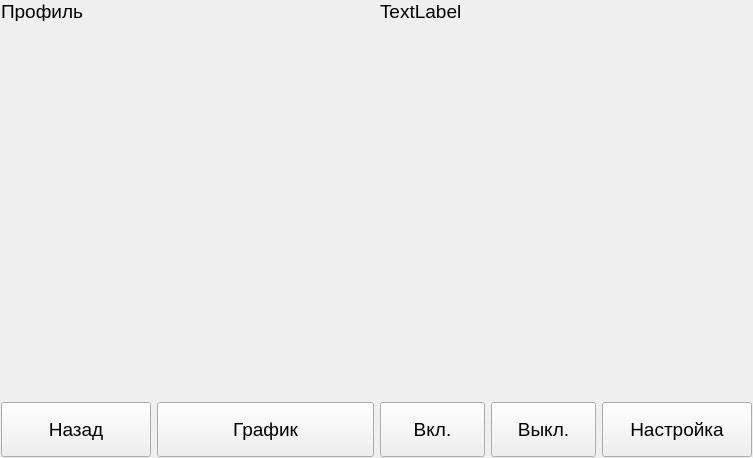
<?xml version="1.0" encoding="UTF-8"?>
<ui version="4.0">
 <class>LightOwerviewFrame</class>
 <widget class="QWidget" name="LightOwerviewFrame">
  <property name="geometry">
   <rect>
    <x>0</x>
    <y>0</y>
    <width>753</width>
    <height>458</height>
   </rect>
  </property>
  <property name="font">
   <font>
    <pointsize>14</pointsize>
   </font>
  </property>
  <property name="windowTitle">
   <string>Form</string>
  </property>
  <layout class="QGridLayout" name="gridLayout">
   <property name="leftMargin">
    <number>1</number>
   </property>
   <property name="topMargin">
    <number>1</number>
   </property>
   <property name="rightMargin">
    <number>1</number>
   </property>
   <property name="bottomMargin">
    <number>1</number>
   </property>
   <item row="2" column="0" colspan="2">
    <layout class="QHBoxLayout" name="horizontalLayout">
     <item>
      <widget class="QPushButton" name="btnReturn">
       <property name="minimumSize">
        <size>
         <width>150</width>
         <height>55</height>
        </size>
       </property>
       <property name="maximumSize">
        <size>
         <width>150</width>
         <height>55</height>
        </size>
       </property>
       <property name="text">
        <string>Назад</string>
       </property>
       <property name="icon">
        <iconset resource="../../Resources.qrc">
         <normaloff>:/Images/return.png</normaloff>:/Images/return.png</iconset>
       </property>
       <property name="iconSize">
        <size>
         <width>42</width>
         <height>42</height>
        </size>
       </property>
      </widget>
     </item>
     <item>
      <widget class="QPushButton" name="btnMode">
       <property name="minimumSize">
        <size>
         <width>0</width>
         <height>55</height>
        </size>
       </property>
       <property name="maximumSize">
        <size>
         <width>16777215</width>
         <height>55</height>
        </size>
       </property>
       <property name="text">
        <string>График</string>
       </property>
       <property name="checkable">
        <bool>true</bool>
       </property>
      </widget>
     </item>
     <item>
      <layout class="QHBoxLayout" name="horizontalLayout_2">
       <item>
        <widget class="QPushButton" name="btnOn">
         <property name="minimumSize">
          <size>
           <width>0</width>
           <height>55</height>
          </size>
         </property>
         <property name="maximumSize">
          <size>
           <width>16777215</width>
           <height>55</height>
          </size>
         </property>
         <property name="text">
          <string>Вкл.</string>
         </property>
         <property name="checkable">
          <bool>true</bool>
         </property>
         <property name="autoExclusive">
          <bool>true</bool>
         </property>
        </widget>
       </item>
       <item>
        <widget class="QPushButton" name="btnOff">
         <property name="minimumSize">
          <size>
           <width>0</width>
           <height>55</height>
          </size>
         </property>
         <property name="maximumSize">
          <size>
           <width>16777215</width>
           <height>55</height>
          </size>
         </property>
         <property name="text">
          <string>Выкл.</string>
         </property>
         <property name="checkable">
          <bool>true</bool>
         </property>
         <property name="autoExclusive">
          <bool>true</bool>
         </property>
        </widget>
       </item>
      </layout>
     </item>
     <item>
      <widget class="QPushButton" name="btnLightConfig">
       <property name="minimumSize">
        <size>
         <width>150</width>
         <height>55</height>
        </size>
       </property>
       <property name="maximumSize">
        <size>
         <width>150</width>
         <height>55</height>
        </size>
       </property>
       <property name="text">
        <string>Настройка</string>
       </property>
       <property name="icon">
        <iconset resource="../../Resources.qrc">
         <normaloff>:/Images/gearso.png</normaloff>:/Images/gearso.png</iconset>
       </property>
       <property name="iconSize">
        <size>
         <width>42</width>
         <height>42</height>
        </size>
       </property>
      </widget>
     </item>
    </layout>
   </item>
   <item row="1" column="0" colspan="2">
    <widget class="TimerPresenter" name="timerPresenter" native="true">
     <property name="sizePolicy">
      <sizepolicy hsizetype="Preferred" vsizetype="MinimumExpanding">
       <horstretch>0</horstretch>
       <verstretch>0</verstretch>
      </sizepolicy>
     </property>
     <property name="font">
      <font>
       <pointsize>10</pointsize>
      </font>
     </property>
    </widget>
   </item>
   <item row="0" column="0" colspan="2">
    <layout class="QHBoxLayout" name="horizontalLayout_3">
     <item>
      <widget class="QLabel" name="label_3">
       <property name="minimumSize">
        <size>
         <width>0</width>
         <height>20</height>
        </size>
       </property>
       <property name="maximumSize">
        <size>
         <width>16777215</width>
         <height>20</height>
        </size>
       </property>
       <property name="text">
        <string>Профиль</string>
       </property>
      </widget>
     </item>
     <item>
      <widget class="QLabel" name="lblProfileName">
       <property name="minimumSize">
        <size>
         <width>0</width>
         <height>20</height>
        </size>
       </property>
       <property name="maximumSize">
        <size>
         <width>16777215</width>
         <height>20</height>
        </size>
       </property>
       <property name="text">
        <string>TextLabel</string>
       </property>
      </widget>
     </item>
    </layout>
   </item>
  </layout>
 </widget>
 <customwidgets>
  <customwidget>
   <class>TimerPresenter</class>
   <extends>QWidget</extends>
   <header location="global">Controls/TimerPresenter.h</header>
   <container>1</container>
  </customwidget>
 </customwidgets>
 <resources>
  <include location="../../Resources.qrc"/>
 </resources>
 <connections/>
</ui>
